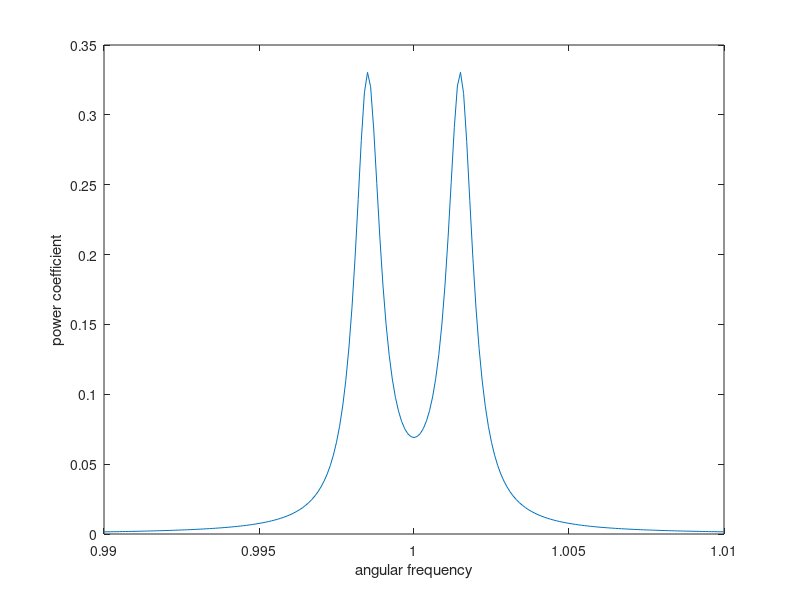

Recreate this plot in MATLAB.
clc, clearvars
%problem parameters
initE=1;
omega=1;
gamma=10^(-3)*omega;
couplingR=3;

%my assumptions:
mass=1;


%simulating parameters(in rad/s)
dOmega=0.0001;
finalOmega=50;
timeDivisions=10000;

%fullOmega
omegaVar=0:dOmega:2*finalOmega;

%Hence time:
dt=2*pi/size(omegaVar,2)/dOmega;
finalTime=finalOmega/dOmega*dt;


%important arrays:
t=2*pi/size(omegaVar,2)*omegaVar/dOmega^2;
phase=zeros(4,size(t,2));

%simulating the phase
phase(1,1)=sqrt(2*initE/omega^2/mass);
phase(2,1)=0;
phase(3,1)=0;
phase(4,1)=0;
matrix=[0 1 0 0;-omega^2 -gamma couplingR*omega*gamma 0;0 0 0 1;couplingR*omega*gamma 0 -omega^2 -gamma];
itteration=(dt/timeDivisions*matrix+eye(4))^timeDivisions;
for index=2:(size(t,2))
  phase(:,index)=itteration*phase(:,index-1);
end


%fourrier Transform
fourrier1=fftshift(fft(phase(1,:)));
fourrier2=fftshift(fft(phase(3,:)));
%normalization
modulous=abs(fourrier1*fourrier1')*dOmega;
fourrier1=fourrier1/sqrt(abs(fourrier1*fourrier1')*dOmega);
fourrier2=fourrier2/sqrt(abs(fourrier2*fourrier2')*dOmega);

%power:
omegaVar=omegaVar-omegaVar(1,end)/2;
power1=omega^2*gamma*abs(fourrier1).^2;
power2=omega^2*gamma*abs(fourrier2).^2;
plot(omegaVar,power1+power2)
xlim([0.99 1.01]);
ylabel("power coefficient")
xlabel("angular frequency")




